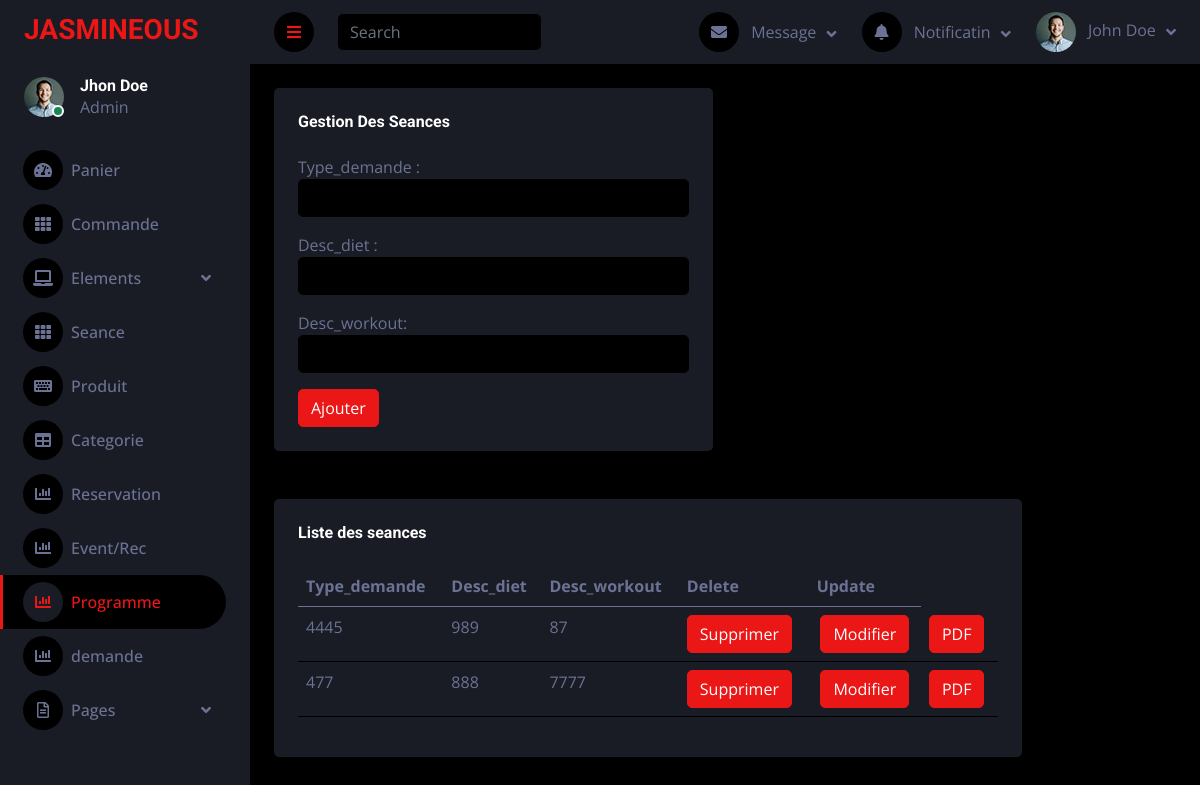
The page /View/Back/programe.php (signed in) on the database its author committed.
### tables this page shows
CREATE TABLE `program` (
  `id_demande` int(11) NOT NULL,
  `type_demande` int(11) NOT NULL,
  `Desc_diet` int(11) NOT NULL,
  `Desc_workout` int(11) NOT NULL
);

### Controller/programCRUD.php (called while the page is built, shortened)
<?php
	class programCRUD
	{
		function Afficherprogram()
		{
			$sql="SELECT * FROM program ";
			$db=config::getConnexion();
			try
			{
				$liste=$db->query($sql);
				return $liste;
			}
			catch(Exception $e)
			{
				die('Erreur:'. $e->getMessage());
			}
		}
	}
?>

### View/Back/programe.php (the view, shortened to what this page needs)
<?php
	include_once '../../Controller/programCRUD.php';
	$programCRUD= new programCRUD();
	$listeprogram=$programCRUD->Afficherprogram();
?>
<!DOCTYPE html>
<html lang="en">
<head>
    <link href="https://cdnjs.cloudflare.com/ajax/libs/font-awesome/5.10.0/css/all.min.css" rel="stylesheet">
    <link href="https://cdn.jsdelivr.net/npm/bootstrap-icons@1.4.1/font/bootstrap-icons.css" rel="stylesheet">
    <link href="lib/owlcarousel/assets/owl.carousel.min.css" rel="stylesheet">
    <link href="lib/tempusdominus/css/tempusdominus-bootstrap-4.min.css" rel="stylesheet" />
    <link href="css/bootstrap.min.css" rel="stylesheet">
    <link href="css/style.css" rel="stylesheet">
</head>
<body>
    <div class="container-fluid position-relative d-flex p-0">
              <div class="sidebar pe-4 pb-3">
            <nav class="navbar bg-secondary navbar-dark">
                <a href="index.html" class="navbar-brand mx-4 mb-3">
                <h3 class="text-primary">JASMINEOUS</h3>
                </a>
                <div class="d-flex align-items-center ms-4 mb-4">
                    <div class="position-relative">
                        <img class="rounded-circle" src="img/user.jpg" alt="" style="width: 40px; height: 40px;">
                        <div class="bg-success rounded-circle border border-2 border-white position-absolute end-0 bottom-0 p-1"></div>
                    </div>
                    <div class="ms-3">
                        <h6 class="mb-0">Jhon Doe</h6>
                        <span>Admin</span>
                    </div>
                </div>
                <div class="navbar-nav w-100">
                <a href="panier.php" class="nav-item nav-link "><i class="fa fa-tachometer-alt me-2"></i>Panier</a>
                <a href="commande.php" class="nav-item nav-link"><i class="fa fa-th me-2"></i>Commande</a>
                    <div class="nav-item dropdown">
                        <a href="#" class="nav-link dropdown-toggle" data-bs-toggle="dropdown"><i class="fa fa-laptop me-2"></i>Elements</a>
                    </div>
                    <a href="Seance.php" class="nav-item nav-link"><i class="fa fa-th me-2"></i>Seance</a>
                    <a href="form.php" class="nav-item nav-link"><i class="fa fa-keyboard me-2"></i>Produit</a>
                    <a href="table.php" class="nav-item nav-link"><i class="fa fa-table me-2"></i>Categorie</a>
                    <a href="Reservation.php" class="nav-item nav-link"><i class="fa fa-chart-bar me-2"></i>Reservation</a>
                    <a href="evenement.php" class="nav-item nav-link"><i class="fa fa-chart-bar me-2"></i>Event/Rec</a>
                    <a href="programe.php" class="nav-item nav-link active"><i class="fa fa-chart-bar me-2"></i>Programme</a>
                    <a href="demande.php" class="nav-item nav-link "><i class="fa fa-chart-bar me-2"></i>demande</a>
                    <div class="nav-item dropdown">
                        <a href="#" class="nav-link dropdown-toggle" data-bs-toggle="dropdown"><i class="far fa-file-alt me-2"></i>Pages</a>
                    </div>
                </div>
            </nav>
        </div>
        <div class="content">
            <nav class="navbar navbar-expand bg-secondary navbar-dark sticky-top px-4 py-0">
                <a href="#" class="sidebar-toggler flex-shrink-0">
                    <i class="fa fa-bars"></i>
                </a>
                <form class="d-none d-md-flex ms-4">
                    <input class="form-control bg-dark border-0" type="search" placeholder="Search">
                </form>
                <div class="navbar-nav align-items-center ms-auto">
                    <div class="nav-item dropdown">
                        <a href="#" class="nav-link dropdown-toggle" data-bs-toggle="dropdown">
                            <i class="fa fa-envelope me-lg-2"></i>
                            <span class="d-none d-lg-inline-flex">Message</span>
                        </a>
                    </div>
                    <div class="nav-item dropdown">
                        <a href="#" class="nav-link dropdown-toggle" data-bs-toggle="dropdown">
                            <i class="fa fa-bell me-lg-2"></i>
                            <span class="d-none d-lg-inline-flex">Notificatin</span>
                        </a>
                    </div>
                    <div class="nav-item dropdown">
                        <a href="#" class="nav-link dropdown-toggle" data-bs-toggle="dropdown">
                            <img class="rounded-circle me-lg-2" src="img/user.jpg" alt="" style="width: 40px; height: 40px;">
                            <span class="d-none d-lg-inline-flex">John Doe</span>
                        </a>
                    </div>
                </div>
            </nav>
            <div class="container-fluid pt-4 px-4">
                <div class="row g-4">
                    <div class="col-sm-12 col-xl-6">
                        <div class="bg-secondary rounded h-100 p-4">
                            <h6 class="mb-4">Gestion Des Seances</h6>
                            <form method="post" enctype="multipart/form-data" onsubmit="return CTRL()">
                                <div class="mb-3">
                                    <label for="type_demande">Type_demande :</label>
                                    <input type="text" class="form-control" id="type_demande"  name="type_demande">
                                </div>
                                <div class="mb-3">
                                    <label for="Desc_diet">Desc_diet :</label><br>
                                    <input type="text" class="form-control" id="Desc_diet"  name="Desc_diet">
                                </div>
                                <div class="mb-3">
                                    <label for="Desc_workout">Desc_workout:</label>
                                    <input type="text" class="form-control" name="Desc_workout" id="Desc_workout">
                                </div>
                                <button type="submit" class="btn btn-primary" name="ajout" value="Ajouter">Ajouter</button>
                            </form>
                        </div>
                    </div>
            <div class="container-fluid pt-4 px-7">
                <div class="row g-4">
                    <div class="col-sm-12 col-xl-10">
                        <div class="bg-secondary rounded h-100 p-4">
                            <h6 class="mb-4">Liste des seances </h6>
                            <table class="table">
        <thead>
            <tr>
                <th>Type_demande</th>
                <th>Desc_diet</th>
                <th>Desc_workout</th>
                <th>Delete</th>
                <th>Update</th>
            </tr>
        </thead>
        <tbody>
        <tbody>
            <?php foreach($listeprogram as $program): ?>
            <tr>
                <td><?php echo $program['type_demande']; ?></td>
                <td><?php echo $program['Desc_diet']; ?></td>
                <td><?php echo $program['Desc_workout']; ?></td>
                <td>
                    <a href="Deleteprogram.php?id_demande=<?php echo $program['id_demande']; ?>"><button class="btn btn-primary">Supprimer</button></a><center>
                </td>
                    <td>
                    <form method="POST" action="Updateprogram.php" align="center">
                                                        <a type="submit" name="Modifier" ><button class="btn btn-primary">Modifier</button></a>
                    </form>
                </td>
                <td>
<a href="pdfcoac.php?id=<?php echo $program['id_demande']; ?>"> <button class="btn btn-primary"> PDF </button></a>
</td>
            </tr>
            <?php endforeach; ?>
                                </tbody>
                            </table>
                        </div>
                    </div>
                            </div>
                        </div>
                    </div>
                </div>
            </div>
</body>
</html>

### View/Back/css/style.css (style rules this page uses)
:root { --primary: #EB1616; --secondary: #191C24; --light: #6C7293; --dark: #000000; }
.btn { transition: .5s; }
.sidebar { position: fixed; top: 0; left: 0; bottom: 0; width: 250px; height: 100vh; overflow-y: auto; background: var(--secondary); transition: 0.5s; z-index: 999; }
.content { margin-left: 250px; min-height: 100vh; background: var(--dark); transition: 0.5s; }
@media (min-width: 992px) { .sidebar { margin-left: 0; } }
@media (min-width: 992px) { .content { width: calc(100% - 250px); } }
.sidebar .navbar .navbar-nav .nav-link { padding: 7px 20px; color: var(--light); font-weight: 500; border-left: 3px solid var(--secondary); border-radius: 0 30px 30px 0; outline: none; }
.sidebar .navbar .navbar-nav .nav-link:hover, .sidebar .navbar .navbar-nav .nav-link.active { color: var(--primary); background: var(--dark); border-color: var(--primary); }
.sidebar .navbar .navbar-nav .nav-link i { width: 40px; height: 40px; display: inline-flex; align-items: center; justify-content: center; background: var(--dark); border-radius: 40px; }
.sidebar .navbar .navbar-nav .nav-link:hover i, .sidebar .navbar .navbar-nav .nav-link.active i { background: var(--secondary); }
.sidebar .navbar .dropdown-toggle::after { position: absolute; top: 15px; right: 15px; border: none; content: "\f107"; font-family: "Font Awesome 5 Free"; font-weight: 900; transition: .5s; }
.content .navbar .navbar-nav .nav-link { margin-left: 25px; padding: 12px 0; color: var(--light); outline: none; }
.content .navbar .sidebar-toggler, .content .navbar .navbar-nav .nav-link i { width: 40px; height: 40px; display: inline-flex; align-items: center; justify-content: center; background: var(--dark); border-radius: 40px; }
.content .navbar .dropdown-toggle::after { margin-left: 6px; vertical-align: middle; border: none; content: "\f107"; font-family: "Font Awesome 5 Free"; font-weight: 900; transition: .5s; }

### rows shown on the page
program: type_demande "4445", Desc_diet "989", Desc_workout "87"
program: type_demande "477", Desc_diet "888", Desc_workout "7777"
